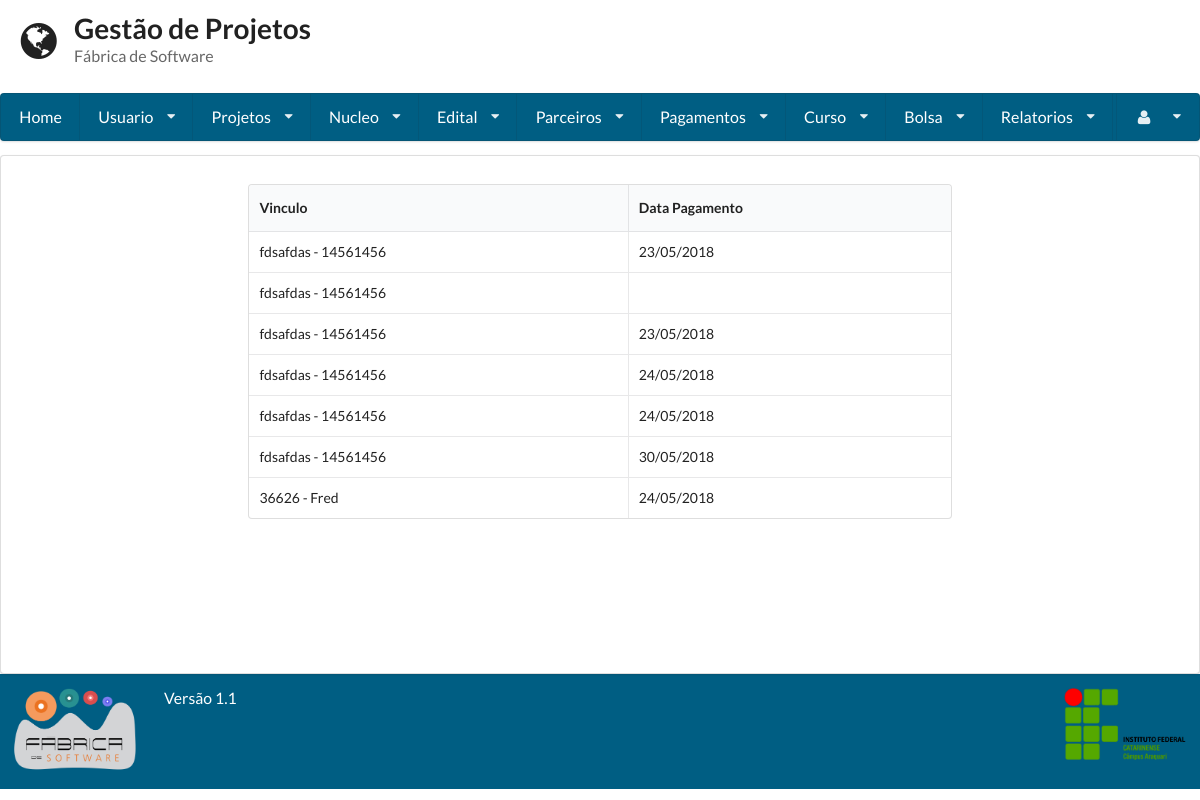
The app's page /consulta_pagamento/ (signed in) with its own data.
### gestaoapp/models/pagamentos.py (models this page shows, shortened)
class Pagamentos(models.Model):
    dt_pagamento = models.DateField(null=True, blank=True)
    vinculo = models.ForeignKey(Vinculo)

### gestaoapp/models/vinculo.py (models this page shows)
class Vinculo(models.Model):
    status = models.BooleanField(default=True)
    dt_inicio = models.DateField(null=True, blank=True)
    dt_termino = models.DateField(null=True, blank=True)
    bolsa = models.ForeignKey(Bolsa, null=True, on_delete=models.CASCADE)
    usuario = models.ForeignKey(Usuario, null=True, on_delete=models.CASCADE)
    def __unicode__(self):
        return '%s - %s' %(self.bolsa.codigo, self.usuario.username)

### gestaoapp/models/bolsa.py (models this page shows, shortened)
class Bolsa(models.Model):
    codigo = models.CharField(max_length=255)
    valor = models.DecimalField(max_digits=8, decimal_places=2)
    dt_inicio = models.DateField()
    dt_termino = models.DateField()
    edital = models.ForeignKey(Edital)
    qtd_pagamento = models.IntegerField(default=0, null=True, blank=True)
    status = models.BooleanField(default=True)
    vinculos = models.ManyToManyField(Usuario, through='Vinculo', blank=True)
    data_hora_cadastro = models.DateTimeField(auto_now=True)
    responsavel_cadastro = models.ForeignKey(User, related_name= 'responsavel')
    responsavel_gerencia = models.ForeignKey(Usuario, related_name= 'responsavel_gerencia')

### gestaoapp/views/pagamentos.py (the view)
# urls.py: url(r'^consulta_pagamento/$', ConsultaPagamento.as_view(), name='consultar_pagamento'),
class ConsultaPagamento(LoginRequiredMixin, View):
    template = 'pagamentos/consulta.html'
    def get(self,request):
        pagamentos = Pagamentos.objects.all()
        return render(request, self.template, {'pagamentos': pagamentos})

### gestaoapp/templates/pagamentos/consulta.html (shortened to what this page needs)
{% extends 'base.html' %}
{% block conteudo %}
    <table class="ui celled table">
        <thead>
        <tr>
            <th>Vinculo</th>
            <th>Data Pagamento</th>
        </tr>
        </thead>
        <tbody>
        {% for pagamento in pagamentos %}
            <tr>
                <td>{{ pagamento.vinculo }}</td>
                <td>{{ pagamento.dt_pagamento|date:"d/m/Y" }}</td>
            </tr>
        {% endfor %}
        </tbody>
    </table>
{% endblock %}

### records on screen
Pagamentos: vinculo "fdsafdas - 14561456", dt_pagamento "23/05/2018"
Pagamentos: vinculo "fdsafdas - 14561456"
Pagamentos: vinculo "fdsafdas - 14561456", dt_pagamento "23/05/2018"
Pagamentos: vinculo "fdsafdas - 14561456", dt_pagamento "24/05/2018"
Pagamentos: vinculo "fdsafdas - 14561456", dt_pagamento "24/05/2018"
Pagamentos: vinculo "fdsafdas - 14561456", dt_pagamento "30/05/2018"
Pagamentos: vinculo "36626 - Fred", dt_pagamento "24/05/2018"
